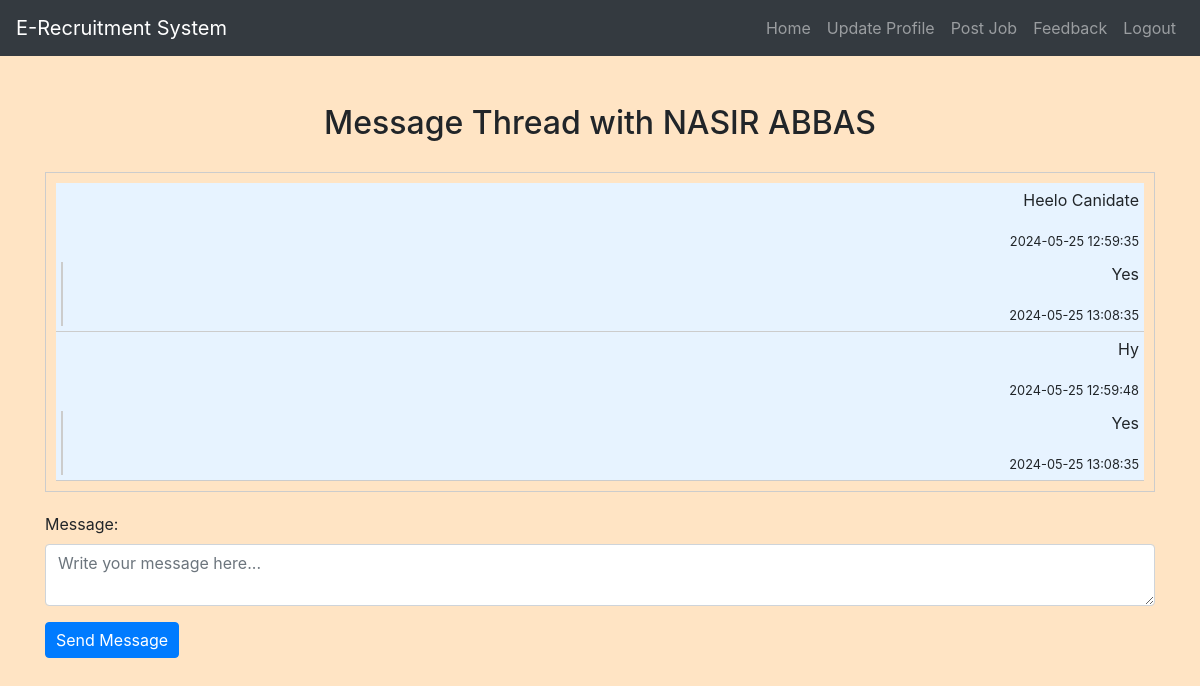
Page /recruiter/view_messages.php?candidate_id=3&job_id=1 (signed in) on the committed database.
### tables this page shows
CREATE TABLE `candidates` (
  `candidate_id` int(11) NOT NULL,
  `first_name` varchar(100) DEFAULT NULL,
  `last_name` varchar(100) DEFAULT NULL,
  `address` text DEFAULT NULL,
  `phone_number` varchar(20) DEFAULT NULL,
  `resume_url` varchar(255) DEFAULT NULL,
  `skills` text DEFAULT NULL,
  `experience` text DEFAULT NULL,
  `education` text DEFAULT NULL
);

CREATE TABLE `messages` (
  `id` int(11) NOT NULL,
  `sender_id` int(11) NOT NULL,
  `receiver_id` int(11) NOT NULL,
  `message_text` text DEFAULT NULL,
  `sent_datetime` datetime DEFAULT current_timestamp(),
  `reply_text` text DEFAULT NULL,
  `reply_datetime` datetime DEFAULT NULL
);

### recruiter/view_messages.php (the view, shortened to what this page needs)
<?php
include('config.php');
$candidate_id = $_GET['candidate_id'];
$recruiter_id = $_SESSION["id"];
$sql = "SELECT * FROM messages WHERE (sender_id = ? AND receiver_id = ?) OR (sender_id = ? AND receiver_id = ?) ORDER BY sent_datetime";
$stmt = mysqli_prepare($conn, $sql);
mysqli_stmt_bind_param($stmt, "iiii", $recruiter_id, $candidate_id, $candidate_id, $recruiter_id);
mysqli_stmt_execute($stmt);
$result = mysqli_stmt_get_result($stmt);
$messages = mysqli_fetch_all($result, MYSQLI_ASSOC);
$sql = "SELECT first_name, last_name FROM Candidates WHERE candidate_id = ?";
$stmt = mysqli_prepare($conn, $sql);
mysqli_stmt_bind_param($stmt, "i", $candidate_id);
mysqli_stmt_execute($stmt);
$result = mysqli_stmt_get_result($stmt);
$candidate = mysqli_fetch_assoc($result);
?>
<!DOCTYPE html>
<html>
<head>
    <link rel="stylesheet" href="https://maxcdn.bootstrapcdn.com/bootstrap/4.5.2/css/bootstrap.min.css">
    <link rel="stylesheet" href="./css/style.css">
</head>
<body>
<?php include('navbar.php'); ?>
<div class="container mt-5 mb-5">
    <h2>Message Thread with <?php echo $candidate['first_name'] . ' ' . $candidate['last_name']; ?></h2>
    <div class="message-thread">
        <?php foreach ($messages as $message): ?>
            <div class="message <?php echo $message['sender_id'] == $recruiter_id ? 'recruiter-message' : 'candidate-message'; ?>">
                <p><?php echo $message['message_text']; ?></p>
                <small><?php echo $message['sent_datetime']; ?></small>
                <?php if ($message['reply_text']): ?>
                    <div class="reply">
                        <p><?php echo $message['reply_text']; ?></p>
                        <small><?php echo $message['reply_datetime']; ?></small>
                    </div>
                <?php endif; ?>
            </div>
        <?php endforeach; ?>
    </div>
    <form action="send_message.php" method="post">
        <div class="form-group">
            <label for="message_text">Message:</label>
            <textarea name="message_text" class="form-control" placeholder="Write your message here..." required></textarea>
        </div>
        <button type="submit" class="btn btn-primary">Send Message</button>
    </form>
</div>
</body>
</html>

### recruiter/css/style.css (style rules this page uses)
body { background-color: bisque; }
h1, h2, h3, h4 { text-align: center; margin-top: 30px; margin-bottom: 30px; }
.btn-primary { padding: 5px 10px; }

### recruiter/view_messages.php (style rules this page uses)
.message-thread { border: 1px solid #ccc; padding: 10px; margin-bottom: 20px; }
.message { border-bottom: 1px solid #ccc; padding: 5px; }
.recruiter-message { text-align: right; background-color: #e7f3ff; }
.reply { margin-top: 10px; padding-left: 20px; border-left: 2px solid #ccc; }

### rows in the picture
candidates: first_name "NASIR", last_name "ABBAS"
messages: message_text "Heelo Canidate", sent_datetime "2024-05-25 12:59:35", reply_text "Yes", reply_datetime "2024-05-25 13:08:35"
messages: message_text "Hy", sent_datetime "2024-05-25 12:59:48", reply_text "Yes", reply_datetime "2024-05-25 13:08:35"
